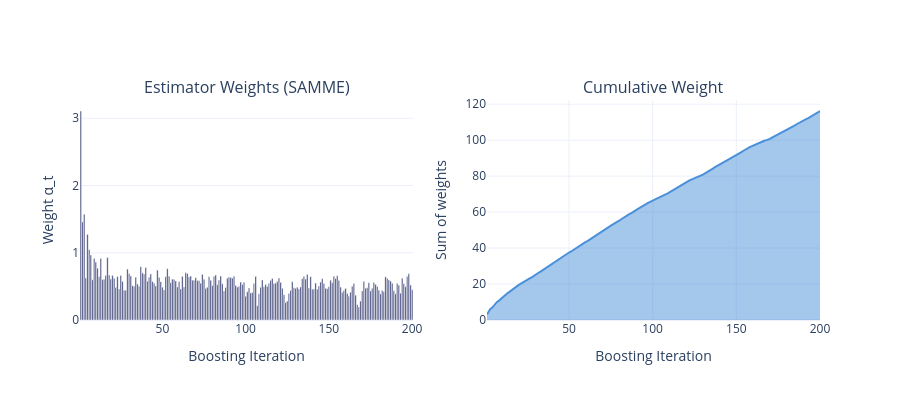

Write notebook code for a chart like this one.
### Markdown cell above
---
## 7. Estimator Weights Over Iterations

### Code cell
# Plot how estimator weights evolve with iterations
df_weights = pd.DataFrame({
    "iteration": list(range(1, len(ada_clf.estimator_weights_) + 1)),
    "weight": ada_clf.estimator_weights_,
    "cumulative": np.cumsum(ada_clf.estimator_weights_),
})

fig = make_subplots(
    rows=1, cols=2,
    subplot_titles=("Estimator Weights (SAMME)", "Cumulative Weight"),
)

fig.add_trace(
    go.Bar(x=df_weights["iteration"], y=df_weights["weight"],
           marker_color=COLORS["navy"], name="Weight per estimator"),
    row=1, col=1,
)

fig.add_trace(
    go.Scatter(x=df_weights["iteration"], y=df_weights["cumulative"],
               line=dict(color=COLORS["accent"], width=2),
               fill="tozeroy", name="Cumulative weight"),
    row=1, col=2,
)

fig.update_xaxes(title_text="Boosting Iteration", row=1, col=1)
fig.update_xaxes(title_text="Boosting Iteration", row=1, col=2)
fig.update_yaxes(title_text="Weight α_t", row=1, col=1)
fig.update_yaxes(title_text="Sum of weights", row=1, col=2)

fig.update_layout(height=400, width=900, showlegend=False)
fig.show()
save_chart(fig, MODEL_SLUG, "estimator_weights_curve")

### Figure 1 — Plotly figure (JSON) as saved in the notebook; plotly's stock layout.template omitted (floating-point values rounded to 4 significant figures; data arrays with more than 128 entries replaced by an {"elided": "..."} marker saying what was removed)
{"data": [{"marker": {"color": "#1E2761"}, "name": "Weight per estimator", "type": "bar", "x": {"elided": "200 int values"}, "xaxis": "x", "y": {"elided": "200 float values"}, "yaxis": "y"}, {"fill": "tozeroy", "line": {"color": "#4A90D9", "width": 2}, "name": "Cumulative weight", "type": "scatter", "x": {"elided": "200 int values"}, "xaxis": "x2", "y": {"elided": "200 float values"}, "yaxis": "y2"}], "layout": {"annotations": [{"font": {"size": 16}, "showarrow": false, "text": "Estimator Weights (SAMME)", "x": 0.225, "xanchor": "center", "xref": "paper", "y": 1, "yanchor": "bottom", "yref": "paper"}, {"font": {"size": 16}, "showarrow": false, "text": "Cumulative Weight", "x": 0.775, "xanchor": "center", "xref": "paper", "y": 1, "yanchor": "bottom", "yref": "paper"}], "height": 400, "showlegend": false, "width": 900, "xaxis": {"anchor": "y", "domain": [0, 0.45], "title": {"text": "Boosting Iteration"}}, "xaxis2": {"anchor": "y2", "domain": [0.55, 1], "title": {"text": "Boosting Iteration"}}, "yaxis": {"anchor": "x", "domain": [0, 1], "title": {"text": "Weight α_t"}}, "yaxis2": {"anchor": "x2", "domain": [0, 1], "title": {"text": "Sum of weights"}}}}
